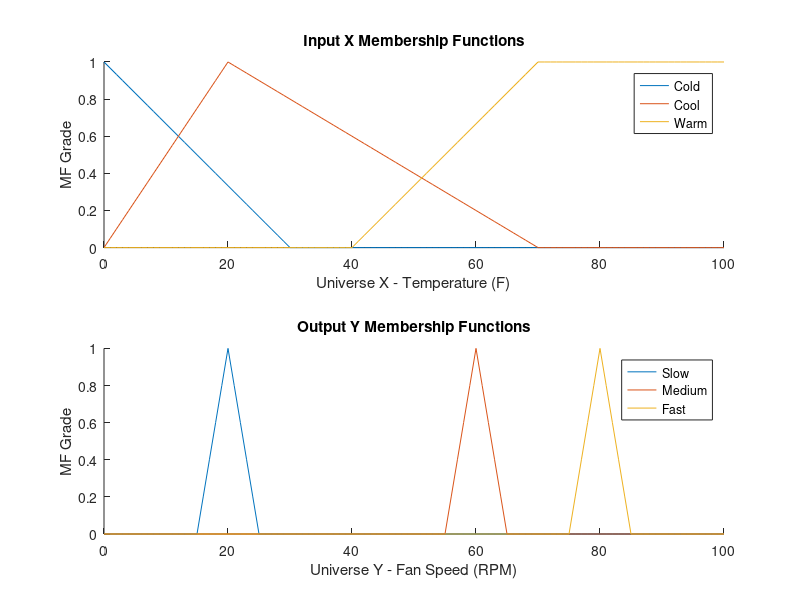
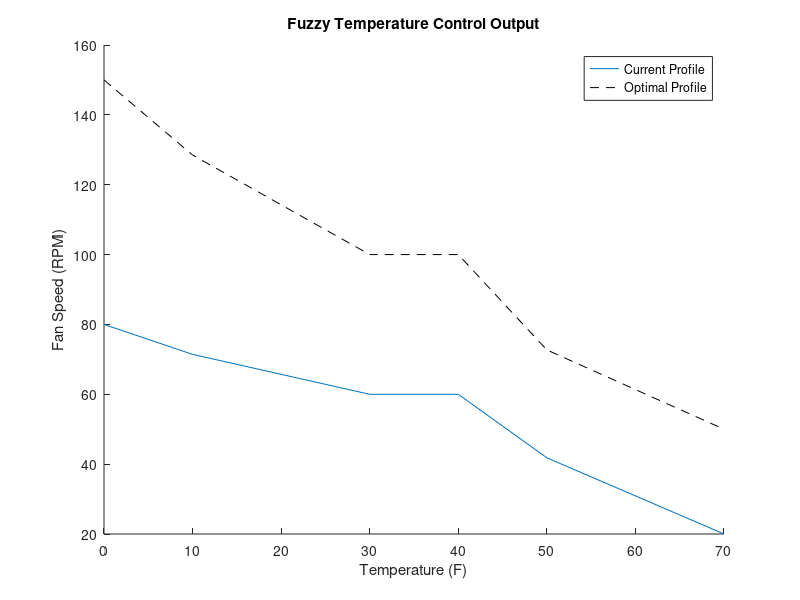
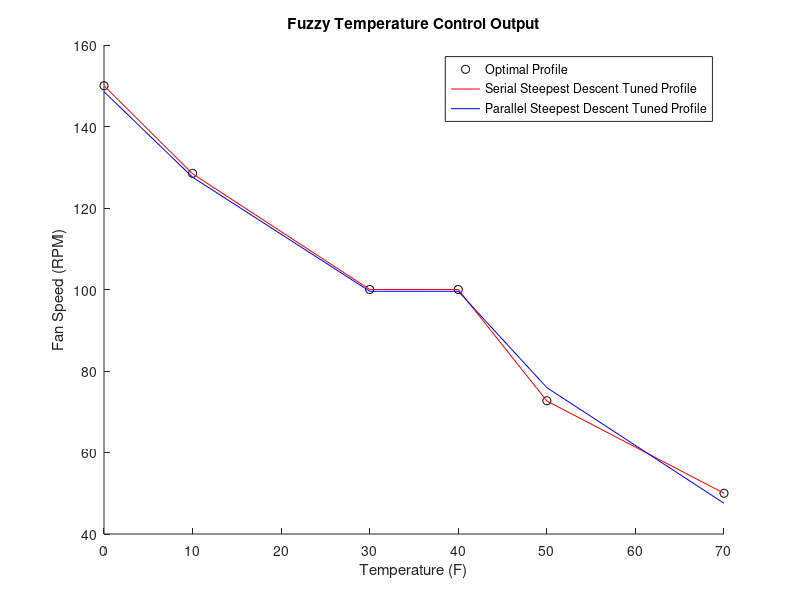
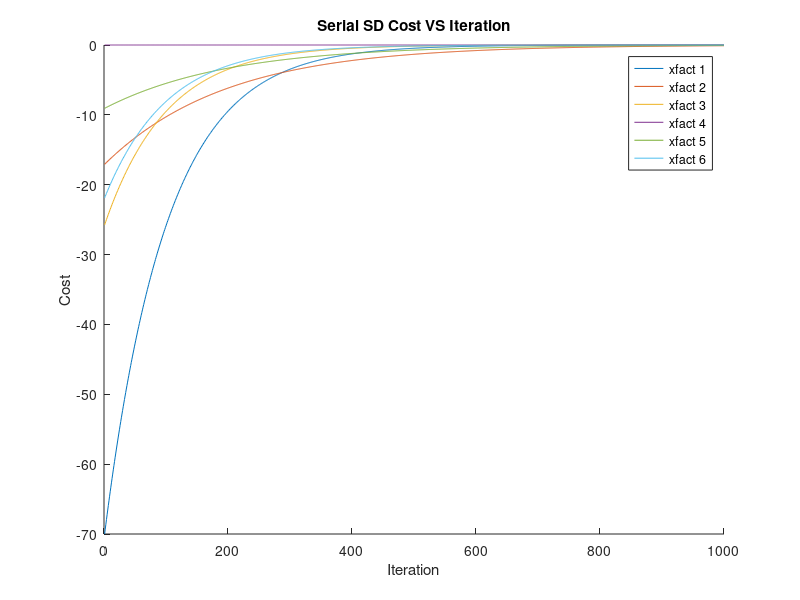

Source code (MATLAB) for these figures, in order:
%% Input and Output Membership Functions
clc
clear
x = [0:1:100];

cold = zeros(1,length(x));
cool = zeros(1,length(x));
warm = zeros(1,length(x));
slow = zeros(1,length(x));
medium = zeros(1,length(x));
fast = zeros(1,length(x));
for i=1:length(x)
    % X input MF's
    cold(i) = max([0 min([1 (30-x(i))/(30-0)])]);
    cool(i) = max([0 min([(x(i)-0)/(20-0) (70-x(i))/(70-20)])]);
    warm(i) = max([0 min([(x(i)-40)/(70-40) 1])]);
    
    % Z output MF's
    slow(i) = max([0 min([(x(i)-15)/(20-15) (25-x(i))/(25-20)])]);
    medium(i) = max([0 min([(x(i)-55)/(60-55) (65-x(i))/(65-60)])]);
    fast(i) = max([0 min([(x(i)-75)/(80-75) (85-x(i))/(85-80)])]);
end

subplot(2,1,1);
hold on
plot(x,cold);
plot(x,cool);
plot(x,warm);
xlabel('Universe X - Temperature (F)');
ylabel('MF Grade');
title('Input X Membership Functions');
legend('Cold', 'Cool', 'Warm');

subplot(2,1,2);
hold on
plot(x,slow);
plot(x,medium);
plot(x,fast);
xlabel('Universe Y - Fan Speed (RPM)');
ylabel('MF Grade');
title('Output Y Membership Functions');
legend('Slow', 'Medium', 'Fast')


%% Normal Product Inference Engine (PIE) with CA Defuzzification

% Current Z fuzzy set center points for defuzzification
% this is the parameter that needs to be tuned by the BLS and RLS
fast_c = 80;
medium_c = 60;
slow_c = 20;

% Crisp inputs are used as fuzzy singleton facts
xfacts = [0 10 30 40 50 70];
% Optimal output for given inputs (training data)
y_optimal = [150 128.5 100 100 72.7 50];

% "Fuzzify" the inputs at the given measurement values
% this output known as "firing strength" or "rule weight"
xfacts_cold_MFgrade = zeros(1,length(xfacts));
xfacts_cool_MFgrade = zeros(1,length(xfacts));
xfacts_warm_MFgrade = zeros(1,length(xfacts));
for i=1:length(xfacts)
    xfacts_cold_MFgrade(i) = max([0 min([1 (30-xfacts(i))/(30-0)])]);
    xfacts_cool_MFgrade(i) = max([0 min([(xfacts(i)-0)/(20-0) (70-xfacts(i))/(70-20)])]);
    xfacts_warm_MFgrade(i) = max([0 min([(xfacts(i)-40)/(70-40) 1])]);    
end

% Rule 1, if temp is cold then blower is fast
wR1 = xfacts_cold_MFgrade;      % only 1 input per rule
% R1_fast = wR1' * fast;        % would have needed this if not using CA
wR1_center = wR1 * fast_c;      % instead, using center point of output MF

% Rule 2, if temp is cool then blower is medium
wR2 = xfacts_cool_MFgrade;
% R2_medium = wR2' * medium;
wR2_center = wR2 * medium_c;

% Rule 3, if temp is warm then blower is slow
wR3 = xfacts_warm_MFgrade;
% R3_slow = wR3' * slow;
wR3_center = wR3 * slow_c;

sum_wR_center = wR1_center + wR2_center + wR3_center;
sum_wR = wR1 + wR2 + wR3;     % in this case = 1
% "Defuzzify" ouput using center average 
y_ca = sum_wR_center ./ sum_wR;  

figure()
hold on
plot(xfacts,y_ca)               % rule surface
plot(xfacts,y_optimal, '--k') 
xlabel('Temperature (F)');
ylabel('Fan Speed (RPM)');
title('Fuzzy Temperature Control Output');
legend('Current Profile', 'Optimal Profile')


%% Parallel Steepest Descent (SD)
% Estimate better y output membership function center points using SD

xfacts = [0 10 30 40 50 70];                % input training data
y_optimal = [150 128.5 100 100 72.7 50];    % output training data
thetahat_parallel = [80; 60; 20];                    % initial estimates

% Because I'm using a static step size, I chose an identical cost_delta to
% avoid overstepping. That's what happens here if you choose something like
% cost_delta = 1d-10
step_size = 1d-3;       % denoted as eta (n) or lamda in the notes
cost_delta = 1d-3;      % loop exit criteria
cost_value = 0;         % e(j)
prev_cost_value = -1d2; % e(j-1)

y_ca_defuzz = zeros(1,length(xfacts));  % defuzzified outputs using Center Average method
cost_gradient = zeros(3,length(xfacts));
save_cost_parallel = [];
save_y_defuzz_parallel = [];
% thetahat = zeros(3,length(xfacts));

% Loop while cost (error) is still changing by more than a chosen delta
% The assumption is that the cost difference decreases each iteration
% Iterations are called 'j' in notes, but we don't track them b/c we're
% not indexing anything based on them
while (abs(cost_value - prev_cost_value) > cost_delta)
    
    prev_cost_value = cost_value;   % must update prev_cost_value to converge!
    wR = zeros(3,length(xfacts));   % wR is a matrix of rule weights, rows are each Rule, columns are each input xfact   
    for i=1:length(xfacts)          % num data I/O, parallel SD uses all data at once
    
        xfact_cold_MFgrade = max([0 min([1 (30-xfacts(i))/(30-0)])]);
        xfact_cool_MFgrade = max([0 min([(xfacts(i)-0)/(20-0) (70-xfacts(i))/(70-20)])]);
        xfact_warm_MFgrade = max([0 min([(xfacts(i)-40)/(70-40) 1])]);    
        wR(:,i) = [xfact_cold_MFgrade xfact_cool_MFgrade xfact_warm_MFgrade]';
        
        % Calculate cost update, notes page 34
        % the cost function actually uses the "Defuzzified" ouput 
        y_ca_defuzz(i) = sum(wR(:,i) .* thetahat_parallel) ./ sum(wR(:,i));
        %cost_value = .5 * ((y_ca_defuzz(i) - y_optimal(i))^2);
        cost_value = y_ca_defuzz(i) - y_optimal(i);
        
        % Calculate gradiant, notes page 37
        % this is partial derivative of cost function
        cost_gradient(:,i) = cost_value * wR(:,i) / sum(wR(:,i));
        
        % Calculate new y output MF center
        % thetanew = theta - n*g
        % Must hard code which direction to go, positive/negative
        % if you choose wrong, the algorithm won't converge
        thetahat_parallel = thetahat_parallel - step_size * cost_gradient(:,i);
    end
    save_y_defuzz_parallel = [save_y_defuzz_parallel y_ca_defuzz'];
    save_cost_parallel = [save_cost_parallel cost_value];
end

thetahat_parallel    % the new estimated output centers
y_parallel = y_ca_defuzz


%% Serial Steepest Descent (SD)
% Estimate better y output membership function center points using SD

xfacts = [0 10 30 40 50 70];                % input training data
y_optimal = [150 128.5 100 100 72.7 50];    % output training data
thetahat_serial = [80; 60; 20];                    % initial estimates

step_size = 1d-2;       % denoted as eta (n) or lamda in the notes
cost_delta = 1d-10;     % loop exit criteria
cost_value = zeros(1,length(xfacts));       % e(j)
prev_cost_value = 1d5;                      % e(j-1)

wR = [];    % wR is a matrix of rule weights, rows are each Rule, columns are each input xfact
y_ca_defuzz = zeros(1,length(xfacts));  % defuzzified outputs using Center Average method
cost_gradient = zeros(3,length(xfacts));
% thetahat = zeros(3,length(xfacts));

save_costxy = [];
save_y_defuzz_all = [];
for i=1:length(xfacts)  % num data I/O, this is serial SD training loop
    
    xfact_cold_MFgrade = max([0 min([1 (30-xfacts(i))/(30-0)])]);
    xfact_cool_MFgrade = max([0 min([(xfacts(i)-0)/(20-0) (70-xfacts(i))/(70-20)])]);
    xfact_warm_MFgrade = max([0 min([(xfacts(i)-40)/(70-40) 1])]);    
    wR = [wR [xfact_cold_MFgrade xfact_cool_MFgrade xfact_warm_MFgrade]'];
    
    % Loop while cost (error) is still changing by more than a chosen delta
    % The assumption is that the cost difference decreases each iteration
    % Iterations are called 'j' in notes, but we don't track them b/c we're
    % not indexing anything based on them
    cost_value(i) = 0;
    prev_cost_value = -1d2;
    save_costx = [];
    save_y_defuzz = [];
    j = 0;
    while (abs(cost_value(i) - prev_cost_value) > cost_delta && j < 1d3)
        
        prev_cost_value = cost_value(i);    % must update prev_cost_value to converge!

        % Calculate cost update, notes page 34
        % the cost function actually uses the "Defuzzified" ouput 
        y_ca_defuzz(i) = sum(wR(:,i) .* thetahat_serial) ./ sum(wR(:,i));
        %cost_value(i) = .5 * ((y_ca_defuzz(i) - y_optimal(i))^2);
        cost_value(i) = y_ca_defuzz(i) - y_optimal(i);
        
        % Calculate gradiant, notes page 37
        % this is partial derivative of cost function
        cost_gradient(:,i) = cost_value(i) * wR(:,i) / sum(wR(:,i));
        
        % Calculate new y output MF center
        % thetanew = theta - n*g
        % Must hard code which direction to go, positive/negative
        % if you choose wrong, the algorithm won't converge
        thetahat_serial = thetahat_serial - step_size * cost_gradient(:,i);  
        
        save_costx = [save_costx cost_value(i)];
        save_y_defuzz = [save_y_defuzz y_ca_defuzz(i)];
        j = j + 1;  % iteration limit counter
    end
    save_costxy = [save_costxy; save_costx];
    save_y_defuzz_all = [save_y_defuzz_all; save_y_defuzz];
end

thetahat_serial    % the new estimated output centers
y_serial = y_ca_defuzz

%% Data Plots

figure()
hold on
scatter(xfacts,y_optimal, 'k') 
plot(xfacts,y_serial, 'r')
plot(xfacts,y_parallel, 'b')
xlabel('Temperature (F)');
ylabel('Fan Speed (RPM)');
title('Fuzzy Temperature Control Output');
legend('Optimal Profile', 'Serial Steepest Descent Tuned Profile', 'Parallel Steepest Descent Tuned Profile')

figure()
hold on
for i=1:length(xfacts)
    plot(save_costxy(i,:))
end
xlabel('Iteration');
ylabel('Cost');
title('Serial SD Cost VS Iteration');
legend('xfact 1', 'xfact 2', 'xfact 3', 'xfact 4', 'xfact 5', 'xfact 6')

figure()
hold on
for i=1:length(xfacts)
    plot(save_y_defuzz_all(i,:))
end
xlabel('Iteration');
ylabel('y Output');
title('Serial SD y Output VS Iteration');
legend('xfact 1', 'xfact 2', 'xfact 3', 'xfact 4', 'xfact 5', 'xfact 6')

figure()
hold on
plot(save_cost_parallel)
xlabel('Iteration');
ylabel('Cost');
title('Parallel SD Cost VS Iteration');
legend('all xfacts')

figure()
hold on
for i=1:length(xfacts)
    plot(save_y_defuzz_parallel(i,:))
end
xlabel('Iteration');
ylabel('y Output');
title('Parallel SD y Output VS Iteration');
legend('xfact 1', 'xfact 2', 'xfact 3', 'xfact 4', 'xfact 5', 'xfact 6')



%% try using new thetahats from serial SD - shows problem with serial

% Current Z fuzzy set center points for defuzzification
% this is the parameter that needs to be tuned by the BLS and RLS
fast_c = thetahat_serial(1);
medium_c = thetahat_serial(2);
slow_c = thetahat_serial(3);

% Crisp inputs are used as fuzzy singleton facts
xfacts = [0 10 30 40 50 70];
% Optimal output for given inputs (training data)
y_optimal = [150 128.5 100 100 72.7 50];

% "Fuzzify" the inputs at the given measurement values
% this output known as "firing strength" or "rule weight"
xfacts_cold_MFgrade = zeros(1,length(xfacts));
xfacts_cool_MFgrade = zeros(1,length(xfacts));
xfacts_warm_MFgrade = zeros(1,length(xfacts));
for i=1:length(xfacts)
    xfacts_cold_MFgrade(i) = max([0 min([1 (30-xfacts(i))/(30-0)])]);
    xfacts_cool_MFgrade(i) = max([0 min([(xfacts(i)-0)/(20-0) (70-xfacts(i))/(70-20)])]);
    xfacts_warm_MFgrade(i) = max([0 min([(xfacts(i)-40)/(70-40) 1])]);    
end

% Rule 1, if temp is cold then blower is fast
wR1 = xfacts_cold_MFgrade;      % only 1 input per rule
wR1_center = wR1 * fast_c;      % instead, using center point of output MF

% Rule 2, if temp is cool then blower is medium
wR2 = xfacts_cool_MFgrade;
wR2_center = wR2 * medium_c;

% Rule 3, if temp is warm then blower is slow
wR3 = xfacts_warm_MFgrade;
wR3_center = wR3 * slow_c;

sum_wR_center = wR1_center + wR2_center + wR3_center;
sum_wR = wR1 + wR2 + wR3;           % in this case = 1
y_ca = sum_wR_center ./ sum_wR;  % "Defuzzify" ouput using center average 

figure()
hold on
plot(xfacts,y_ca)               % rule surface
plot(xfacts,y_optimal, '--k') 
xlabel('Temperature (F)');
ylabel('Fan Speed (RPM)');
title('Fuzzy Temperature Control Output');
legend('Serial Tuned Profile', 'Optimal Profile')
